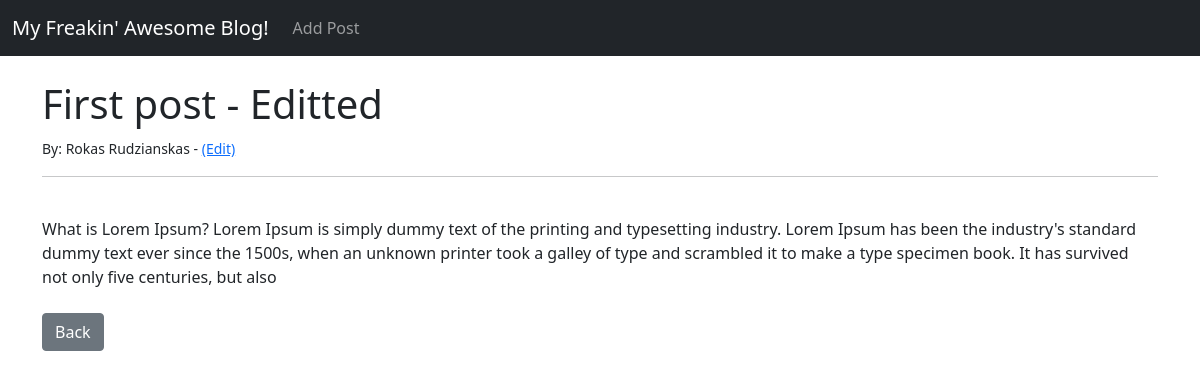
The app's page /article/1 with its own data.
### theblog/models.py (models this page shows, shortened)
class Post(models.Model):
    title = models.CharField(max_length=255)
    title_tag = models.CharField(max_length=255)
    author = models.ForeignKey(User, on_delete=models.CASCADE)
    body = models.TextField()

### theblog/views.py (the view)
# urls.py: path('article/<int:pk>', ArticleDetailView.as_view(), name="article-detail"),
class ArticleDetailView(DetailView):
    model = Post
    template_name = 'article_details.html'

### theblog/templates/article_details.html (shortened to what this page needs)
{% extends 'base.html' %}
    {% block content %}
<h1>{{ post.title }}</h1>
    <small>By: {{post.author.first_name }} {{post.author.last_name }} - <a href="{% url 'update_post' post.pk%}">(Edit)</a> </small><br>
        <hr>
        <br>
        {{post.body}}
        <br><br>
        <a href="{% url 'home' %}" class="btn btn-secondary">Back</a>
    {% endblock %}

### records on screen
Post: title "First post - Editted", author.first_name "Rokas", author.last_name "Rudzianskas", body "What is Lorem Ipsum? Lorem Ipsum is simply dummy text of the printing and typesetting industry. Lorem Ipsum has been the industry's standard dummy text ever since the 1500s, when an unknown printer took a galley of type and scrambled it to make a type specimen book. It has survived not only five centuries, but also"
